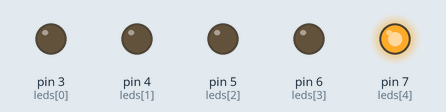
Recording of a sketch running on a simulated Arduino Uno, built with avr-gcc and run on an emulated ATmega328P. On the bench: output pins drawn as LEDs (lit = HIGH).

Above: at 0.04 s.
At 0.76 s:
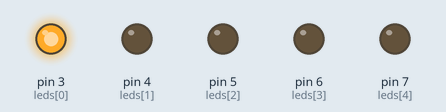
At 1.48 s:
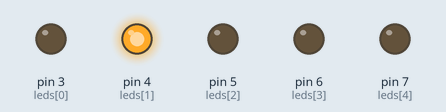
At 2.2 s:
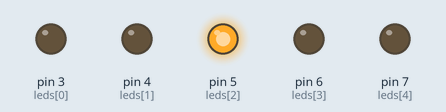
At 2.92 s:
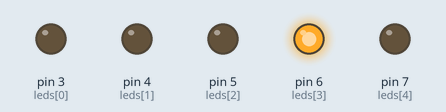
Timing chart, 0 to 3.2 s (numbered marks = the images above):
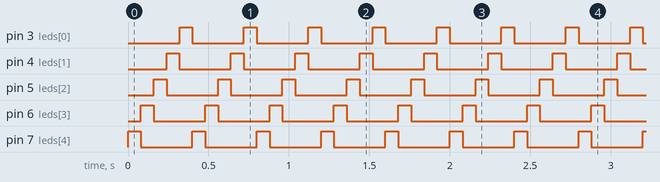

The sketch:

ReverseLedSequence.ino
```cpp
int leds[] = {3, 4, 5, 6, 7};

void setup() {
  for(int i = 0; i < 5; i++) {
    pinMode(leds[i], OUTPUT);
  }
}

void loop() {
  for(int j = 4; j > -1; j--) {
    digitalWrite(leds[j], HIGH);
    delay(80);
    digitalWrite(leds[j], LOW);
  }
}
```

Measured:
- by itself, pin 3 (leds[0]), pin 4 (leds[1]), pin 5 (leds[2]), pin 6 (leds[3]), pin 7 (leds[4]): alternates HIGH for 0.08 s and LOW for 0.32 s
